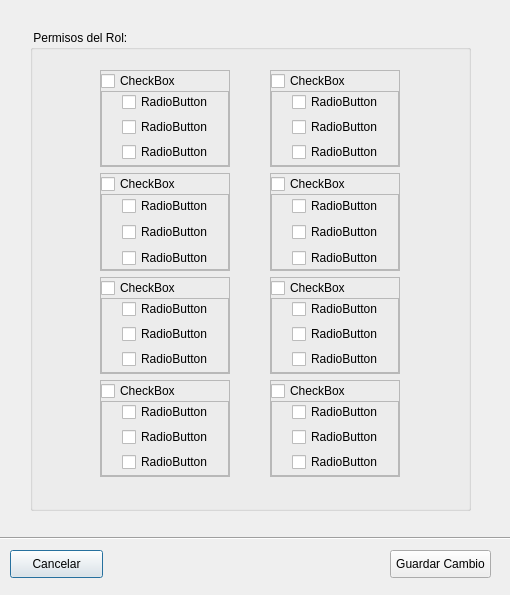
<?xml version="1.0" encoding="UTF-8"?>
<ui version="4.0">
 <class>permisosDialog</class>
 <widget class="QDialog" name="permisosDialog">
  <property name="geometry">
   <rect>
    <x>0</x>
    <y>0</y>
    <width>510</width>
    <height>595</height>
   </rect>
  </property>
  <property name="windowTitle">
   <string>PERMISOS</string>
  </property>
  <widget class="Line" name="line">
   <property name="geometry">
    <rect>
     <x>0</x>
     <y>530</y>
     <width>541</width>
     <height>16</height>
    </rect>
   </property>
   <property name="orientation">
    <enum>Qt::Horizontal</enum>
   </property>
  </widget>
  <widget class="QPushButton" name="pushButton">
   <property name="geometry">
    <rect>
     <x>10</x>
     <y>550</y>
     <width>93</width>
     <height>28</height>
    </rect>
   </property>
   <property name="text">
    <string>Cancelar</string>
   </property>
  </widget>
  <widget class="QPushButton" name="pushButton_2">
   <property name="geometry">
    <rect>
     <x>390</x>
     <y>550</y>
     <width>101</width>
     <height>28</height>
    </rect>
   </property>
   <property name="text">
    <string>Guardar Cambio</string>
   </property>
  </widget>
  <widget class="QGroupBox" name="groupBox">
   <property name="geometry">
    <rect>
     <x>30</x>
     <y>30</y>
     <width>441</width>
     <height>481</height>
    </rect>
   </property>
   <property name="autoFillBackground">
    <bool>true</bool>
   </property>
   <property name="title">
    <string> Permisos del Rol:</string>
   </property>
   <property name="flat">
    <bool>false</bool>
   </property>
   <property name="checkable">
    <bool>false</bool>
   </property>
   <widget class="QWidget" name="layoutWidget">
    <property name="geometry">
     <rect>
      <x>240</x>
      <y>40</y>
      <width>130</width>
      <height>407</height>
     </rect>
    </property>
    <layout class="QVBoxLayout" name="verticalLayout_18">
     <item>
      <widget class="QFrame" name="frame_9">
       <property name="frameShape">
        <enum>QFrame::StyledPanel</enum>
       </property>
       <property name="frameShadow">
        <enum>QFrame::Raised</enum>
       </property>
       <layout class="QVBoxLayout" name="verticalLayout_9">
        <property name="spacing">
         <number>0</number>
        </property>
        <property name="leftMargin">
         <number>0</number>
        </property>
        <property name="topMargin">
         <number>0</number>
        </property>
        <property name="rightMargin">
         <number>0</number>
        </property>
        <property name="bottomMargin">
         <number>0</number>
        </property>
        <item>
         <layout class="QHBoxLayout" name="horizontalLayout_5">
          <property name="spacing">
           <number>10</number>
          </property>
          <item>
           <widget class="QCheckBox" name="checkBox_13">
            <property name="text">
             <string>CheckBox</string>
            </property>
           </widget>
          </item>
          <item>
           <widget class="QPushButton" name="pushButton_7">
            <property name="minimumSize">
             <size>
              <width>15</width>
              <height>0</height>
             </size>
            </property>
            <property name="maximumSize">
             <size>
              <width>16777215</width>
              <height>15</height>
             </size>
            </property>
            <property name="cursor">
             <cursorShape>PointingHandCursor</cursorShape>
            </property>
            <property name="text">
             <string/>
            </property>
            <property name="icon">
             <iconset resource="../assets/resources.qrc">
              <normaloff>:/white_icons/iconos/chevron-up.svg</normaloff>
              <activeon>:/white_icons/iconos/chevron-down.svg</activeon>:/white_icons/iconos/chevron-up.svg</iconset>
            </property>
            <property name="checkable">
             <bool>true</bool>
            </property>
            <property name="autoDefault">
             <bool>true</bool>
            </property>
            <property name="default">
             <bool>false</bool>
            </property>
            <property name="flat">
             <bool>true</bool>
            </property>
           </widget>
          </item>
         </layout>
        </item>
        <item>
         <widget class="QFrame" name="frame_10">
          <property name="frameShape">
           <enum>QFrame::StyledPanel</enum>
          </property>
          <property name="frameShadow">
           <enum>QFrame::Raised</enum>
          </property>
          <layout class="QVBoxLayout" name="verticalLayout_10">
           <property name="spacing">
            <number>5</number>
           </property>
           <property name="leftMargin">
            <number>20</number>
           </property>
           <property name="topMargin">
            <number>0</number>
           </property>
           <property name="rightMargin">
            <number>0</number>
           </property>
           <property name="bottomMargin">
            <number>0</number>
           </property>
           <item>
            <widget class="QCheckBox" name="checkBox_14">
             <property name="text">
              <string>RadioButton</string>
             </property>
            </widget>
           </item>
           <item>
            <widget class="QCheckBox" name="checkBox_15">
             <property name="text">
              <string>RadioButton</string>
             </property>
            </widget>
           </item>
           <item>
            <widget class="QCheckBox" name="checkBox_16">
             <property name="text">
              <string>RadioButton</string>
             </property>
            </widget>
           </item>
          </layout>
         </widget>
        </item>
       </layout>
      </widget>
     </item>
     <item>
      <widget class="QFrame" name="frame_11">
       <property name="frameShape">
        <enum>QFrame::StyledPanel</enum>
       </property>
       <property name="frameShadow">
        <enum>QFrame::Raised</enum>
       </property>
       <layout class="QVBoxLayout" name="verticalLayout_11">
        <property name="spacing">
         <number>0</number>
        </property>
        <property name="leftMargin">
         <number>0</number>
        </property>
        <property name="topMargin">
         <number>0</number>
        </property>
        <property name="rightMargin">
         <number>0</number>
        </property>
        <property name="bottomMargin">
         <number>0</number>
        </property>
        <item>
         <layout class="QHBoxLayout" name="horizontalLayout_6">
          <property name="spacing">
           <number>10</number>
          </property>
          <item>
           <widget class="QCheckBox" name="checkBox_17">
            <property name="text">
             <string>CheckBox</string>
            </property>
           </widget>
          </item>
          <item>
           <widget class="QPushButton" name="pushButton_8">
            <property name="minimumSize">
             <size>
              <width>15</width>
              <height>0</height>
             </size>
            </property>
            <property name="maximumSize">
             <size>
              <width>16777215</width>
              <height>15</height>
             </size>
            </property>
            <property name="cursor">
             <cursorShape>PointingHandCursor</cursorShape>
            </property>
            <property name="text">
             <string/>
            </property>
            <property name="icon">
             <iconset resource="../assets/resources.qrc">
              <normaloff>:/white_icons/iconos/chevron-up.svg</normaloff>
              <activeon>:/white_icons/iconos/chevron-down.svg</activeon>:/white_icons/iconos/chevron-up.svg</iconset>
            </property>
            <property name="checkable">
             <bool>true</bool>
            </property>
            <property name="autoDefault">
             <bool>true</bool>
            </property>
            <property name="default">
             <bool>false</bool>
            </property>
            <property name="flat">
             <bool>true</bool>
            </property>
           </widget>
          </item>
         </layout>
        </item>
        <item>
         <widget class="QFrame" name="frame_12">
          <property name="frameShape">
           <enum>QFrame::StyledPanel</enum>
          </property>
          <property name="frameShadow">
           <enum>QFrame::Raised</enum>
          </property>
          <layout class="QVBoxLayout" name="verticalLayout_12">
           <property name="spacing">
            <number>5</number>
           </property>
           <property name="leftMargin">
            <number>20</number>
           </property>
           <property name="topMargin">
            <number>0</number>
           </property>
           <property name="rightMargin">
            <number>0</number>
           </property>
           <property name="bottomMargin">
            <number>0</number>
           </property>
           <item>
            <widget class="QCheckBox" name="checkBox_18">
             <property name="text">
              <string>RadioButton</string>
             </property>
            </widget>
           </item>
           <item>
            <widget class="QCheckBox" name="checkBox_19">
             <property name="text">
              <string>RadioButton</string>
             </property>
            </widget>
           </item>
           <item>
            <widget class="QCheckBox" name="checkBox_20">
             <property name="text">
              <string>RadioButton</string>
             </property>
            </widget>
           </item>
          </layout>
         </widget>
        </item>
       </layout>
      </widget>
     </item>
     <item>
      <widget class="QFrame" name="frame_13">
       <property name="frameShape">
        <enum>QFrame::StyledPanel</enum>
       </property>
       <property name="frameShadow">
        <enum>QFrame::Raised</enum>
       </property>
       <layout class="QVBoxLayout" name="verticalLayout_13">
        <property name="spacing">
         <number>0</number>
        </property>
        <property name="leftMargin">
         <number>0</number>
        </property>
        <property name="topMargin">
         <number>0</number>
        </property>
        <property name="rightMargin">
         <number>0</number>
        </property>
        <property name="bottomMargin">
         <number>0</number>
        </property>
        <item>
         <layout class="QHBoxLayout" name="horizontalLayout_7">
          <property name="spacing">
           <number>10</number>
          </property>
          <item>
           <widget class="QCheckBox" name="checkBox_21">
            <property name="text">
             <string>CheckBox</string>
            </property>
           </widget>
          </item>
          <item>
           <widget class="QPushButton" name="pushButton_9">
            <property name="minimumSize">
             <size>
              <width>15</width>
              <height>0</height>
             </size>
            </property>
            <property name="maximumSize">
             <size>
              <width>16777215</width>
              <height>15</height>
             </size>
            </property>
            <property name="cursor">
             <cursorShape>PointingHandCursor</cursorShape>
            </property>
            <property name="text">
             <string/>
            </property>
            <property name="icon">
             <iconset resource="../assets/resources.qrc">
              <normaloff>:/white_icons/iconos/chevron-up.svg</normaloff>
              <activeon>:/white_icons/iconos/chevron-down.svg</activeon>:/white_icons/iconos/chevron-up.svg</iconset>
            </property>
            <property name="checkable">
             <bool>true</bool>
            </property>
            <property name="autoDefault">
             <bool>true</bool>
            </property>
            <property name="default">
             <bool>false</bool>
            </property>
            <property name="flat">
             <bool>true</bool>
            </property>
           </widget>
          </item>
         </layout>
        </item>
        <item>
         <widget class="QFrame" name="frame_14">
          <property name="frameShape">
           <enum>QFrame::StyledPanel</enum>
          </property>
          <property name="frameShadow">
           <enum>QFrame::Raised</enum>
          </property>
          <layout class="QVBoxLayout" name="verticalLayout_14">
           <property name="spacing">
            <number>5</number>
           </property>
           <property name="leftMargin">
            <number>20</number>
           </property>
           <property name="topMargin">
            <number>0</number>
           </property>
           <property name="rightMargin">
            <number>0</number>
           </property>
           <property name="bottomMargin">
            <number>0</number>
           </property>
           <item>
            <widget class="QCheckBox" name="checkBox_22">
             <property name="text">
              <string>RadioButton</string>
             </property>
            </widget>
           </item>
           <item>
            <widget class="QCheckBox" name="checkBox_23">
             <property name="text">
              <string>RadioButton</string>
             </property>
            </widget>
           </item>
           <item>
            <widget class="QCheckBox" name="checkBox_24">
             <property name="text">
              <string>RadioButton</string>
             </property>
            </widget>
           </item>
          </layout>
         </widget>
        </item>
       </layout>
      </widget>
     </item>
     <item>
      <widget class="QFrame" name="frame_15">
       <property name="frameShape">
        <enum>QFrame::StyledPanel</enum>
       </property>
       <property name="frameShadow">
        <enum>QFrame::Raised</enum>
       </property>
       <layout class="QVBoxLayout" name="verticalLayout_15">
        <property name="spacing">
         <number>0</number>
        </property>
        <property name="leftMargin">
         <number>0</number>
        </property>
        <property name="topMargin">
         <number>0</number>
        </property>
        <property name="rightMargin">
         <number>0</number>
        </property>
        <property name="bottomMargin">
         <number>0</number>
        </property>
        <item>
         <layout class="QHBoxLayout" name="horizontalLayout_8">
          <property name="spacing">
           <number>10</number>
          </property>
          <item>
           <widget class="QCheckBox" name="checkBox_25">
            <property name="text">
             <string>CheckBox</string>
            </property>
           </widget>
          </item>
          <item>
           <widget class="QPushButton" name="pushButton_10">
            <property name="minimumSize">
             <size>
              <width>15</width>
              <height>0</height>
             </size>
            </property>
            <property name="maximumSize">
             <size>
              <width>16777215</width>
              <height>15</height>
             </size>
            </property>
            <property name="cursor">
             <cursorShape>PointingHandCursor</cursorShape>
            </property>
            <property name="text">
             <string/>
            </property>
            <property name="icon">
             <iconset resource="../assets/resources.qrc">
              <normaloff>:/white_icons/iconos/chevron-up.svg</normaloff>
              <activeon>:/white_icons/iconos/chevron-down.svg</activeon>:/white_icons/iconos/chevron-up.svg</iconset>
            </property>
            <property name="checkable">
             <bool>true</bool>
            </property>
            <property name="autoDefault">
             <bool>true</bool>
            </property>
            <property name="default">
             <bool>false</bool>
            </property>
            <property name="flat">
             <bool>true</bool>
            </property>
           </widget>
          </item>
         </layout>
        </item>
        <item>
         <widget class="QFrame" name="frame_16">
          <property name="frameShape">
           <enum>QFrame::StyledPanel</enum>
          </property>
          <property name="frameShadow">
           <enum>QFrame::Raised</enum>
          </property>
          <layout class="QVBoxLayout" name="verticalLayout_16">
           <property name="spacing">
            <number>5</number>
           </property>
           <property name="leftMargin">
            <number>20</number>
           </property>
           <property name="topMargin">
            <number>0</number>
           </property>
           <property name="rightMargin">
            <number>0</number>
           </property>
           <property name="bottomMargin">
            <number>0</number>
           </property>
           <item>
            <widget class="QCheckBox" name="checkBox_26">
             <property name="text">
              <string>RadioButton</string>
             </property>
            </widget>
           </item>
           <item>
            <widget class="QCheckBox" name="checkBox_27">
             <property name="text">
              <string>RadioButton</string>
             </property>
            </widget>
           </item>
           <item>
            <widget class="QCheckBox" name="checkBox_28">
             <property name="text">
              <string>RadioButton</string>
             </property>
            </widget>
           </item>
          </layout>
         </widget>
        </item>
       </layout>
      </widget>
     </item>
    </layout>
   </widget>
   <widget class="QWidget" name="">
    <property name="geometry">
     <rect>
      <x>70</x>
      <y>40</y>
      <width>130</width>
      <height>407</height>
     </rect>
    </property>
    <layout class="QVBoxLayout" name="verticalLayout_17">
     <item>
      <widget class="QFrame" name="frame">
       <property name="frameShape">
        <enum>QFrame::StyledPanel</enum>
       </property>
       <property name="frameShadow">
        <enum>QFrame::Raised</enum>
       </property>
       <layout class="QVBoxLayout" name="verticalLayout_2">
        <property name="spacing">
         <number>0</number>
        </property>
        <property name="leftMargin">
         <number>0</number>
        </property>
        <property name="topMargin">
         <number>0</number>
        </property>
        <property name="rightMargin">
         <number>0</number>
        </property>
        <property name="bottomMargin">
         <number>0</number>
        </property>
        <item>
         <layout class="QHBoxLayout" name="horizontalLayout">
          <property name="spacing">
           <number>10</number>
          </property>
          <item>
           <widget class="QCheckBox" name="checkBox">
            <property name="text">
             <string>CheckBox</string>
            </property>
           </widget>
          </item>
          <item>
           <widget class="QPushButton" name="pushButton_3">
            <property name="minimumSize">
             <size>
              <width>15</width>
              <height>0</height>
             </size>
            </property>
            <property name="maximumSize">
             <size>
              <width>16777215</width>
              <height>15</height>
             </size>
            </property>
            <property name="cursor">
             <cursorShape>PointingHandCursor</cursorShape>
            </property>
            <property name="text">
             <string/>
            </property>
            <property name="icon">
             <iconset resource="../assets/resources.qrc">
              <normaloff>:/white_icons/iconos/chevron-up.svg</normaloff>
              <activeon>:/white_icons/iconos/chevron-down.svg</activeon>:/white_icons/iconos/chevron-up.svg</iconset>
            </property>
            <property name="checkable">
             <bool>true</bool>
            </property>
            <property name="autoDefault">
             <bool>true</bool>
            </property>
            <property name="default">
             <bool>false</bool>
            </property>
            <property name="flat">
             <bool>true</bool>
            </property>
           </widget>
          </item>
         </layout>
        </item>
        <item>
         <widget class="QFrame" name="frame_2">
          <property name="frameShape">
           <enum>QFrame::StyledPanel</enum>
          </property>
          <property name="frameShadow">
           <enum>QFrame::Raised</enum>
          </property>
          <layout class="QVBoxLayout" name="verticalLayout">
           <property name="spacing">
            <number>5</number>
           </property>
           <property name="leftMargin">
            <number>20</number>
           </property>
           <property name="topMargin">
            <number>0</number>
           </property>
           <property name="rightMargin">
            <number>0</number>
           </property>
           <property name="bottomMargin">
            <number>0</number>
           </property>
           <item>
            <widget class="QCheckBox" name="checkBox">
             <property name="text">
              <string>RadioButton</string>
             </property>
            </widget>
           </item>
           <item>
            <widget class="QCheckBox" name="checkBox_2">
             <property name="text">
              <string>RadioButton</string>
             </property>
            </widget>
           </item>
           <item>
            <widget class="QCheckBox" name="checkBox_3">
             <property name="text">
              <string>RadioButton</string>
             </property>
            </widget>
           </item>
          </layout>
         </widget>
        </item>
       </layout>
      </widget>
     </item>
     <item>
      <widget class="QFrame" name="frame_3">
       <property name="frameShape">
        <enum>QFrame::StyledPanel</enum>
       </property>
       <property name="frameShadow">
        <enum>QFrame::Raised</enum>
       </property>
       <layout class="QVBoxLayout" name="verticalLayout_3">
        <property name="spacing">
         <number>0</number>
        </property>
        <property name="leftMargin">
         <number>0</number>
        </property>
        <property name="topMargin">
         <number>0</number>
        </property>
        <property name="rightMargin">
         <number>0</number>
        </property>
        <property name="bottomMargin">
         <number>0</number>
        </property>
        <item>
         <layout class="QHBoxLayout" name="horizontalLayout_2">
          <property name="spacing">
           <number>10</number>
          </property>
          <item>
           <widget class="QCheckBox" name="checkBox_2">
            <property name="text">
             <string>CheckBox</string>
            </property>
           </widget>
          </item>
          <item>
           <widget class="QPushButton" name="pushButton_4">
            <property name="minimumSize">
             <size>
              <width>15</width>
              <height>0</height>
             </size>
            </property>
            <property name="maximumSize">
             <size>
              <width>16777215</width>
              <height>15</height>
             </size>
            </property>
            <property name="cursor">
             <cursorShape>PointingHandCursor</cursorShape>
            </property>
            <property name="text">
             <string/>
            </property>
            <property name="icon">
             <iconset resource="../assets/resources.qrc">
              <normaloff>:/white_icons/iconos/chevron-up.svg</normaloff>
              <activeon>:/white_icons/iconos/chevron-down.svg</activeon>:/white_icons/iconos/chevron-up.svg</iconset>
            </property>
            <property name="checkable">
             <bool>true</bool>
            </property>
            <property name="autoDefault">
             <bool>true</bool>
            </property>
            <property name="default">
             <bool>false</bool>
            </property>
            <property name="flat">
             <bool>true</bool>
            </property>
           </widget>
          </item>
         </layout>
        </item>
        <item>
         <widget class="QFrame" name="frame_4">
          <property name="frameShape">
           <enum>QFrame::StyledPanel</enum>
          </property>
          <property name="frameShadow">
           <enum>QFrame::Raised</enum>
          </property>
          <layout class="QVBoxLayout" name="verticalLayout_4">
           <property name="spacing">
            <number>5</number>
           </property>
           <property name="leftMargin">
            <number>20</number>
           </property>
           <property name="topMargin">
            <number>0</number>
           </property>
           <property name="rightMargin">
            <number>0</number>
           </property>
           <property name="bottomMargin">
            <number>0</number>
           </property>
           <item>
            <widget class="QCheckBox" name="checkBox_4">
             <property name="text">
              <string>RadioButton</string>
             </property>
            </widget>
           </item>
           <item>
            <widget class="QCheckBox" name="checkBox_5">
             <property name="text">
              <string>RadioButton</string>
             </property>
            </widget>
           </item>
           <item>
            <widget class="QCheckBox" name="checkBox_6">
             <property name="text">
              <string>RadioButton</string>
             </property>
            </widget>
           </item>
          </layout>
         </widget>
        </item>
       </layout>
      </widget>
     </item>
     <item>
      <widget class="QFrame" name="frame_5">
       <property name="frameShape">
        <enum>QFrame::StyledPanel</enum>
       </property>
       <property name="frameShadow">
        <enum>QFrame::Raised</enum>
       </property>
       <layout class="QVBoxLayout" name="verticalLayout_5">
        <property name="spacing">
         <number>0</number>
        </property>
        <property name="leftMargin">
         <number>0</number>
        </property>
        <property name="topMargin">
         <number>0</number>
        </property>
        <property name="rightMargin">
         <number>0</number>
        </property>
        <property name="bottomMargin">
         <number>0</number>
        </property>
        <item>
         <layout class="QHBoxLayout" name="horizontalLayout_3">
          <property name="spacing">
           <number>10</number>
          </property>
          <item>
           <widget class="QCheckBox" name="checkBox_3">
            <property name="text">
             <string>CheckBox</string>
            </property>
           </widget>
          </item>
          <item>
           <widget class="QPushButton" name="pushButton_5">
            <property name="minimumSize">
             <size>
              <width>15</width>
              <height>0</height>
             </size>
            </property>
            <property name="maximumSize">
             <size>
              <width>16777215</width>
              <height>15</height>
             </size>
            </property>
            <property name="cursor">
             <cursorShape>PointingHandCursor</cursorShape>
            </property>
            <property name="text">
             <string/>
            </property>
            <property name="icon">
             <iconset resource="../assets/resources.qrc">
              <normaloff>:/white_icons/iconos/chevron-up.svg</normaloff>
              <activeon>:/white_icons/iconos/chevron-down.svg</activeon>:/white_icons/iconos/chevron-up.svg</iconset>
            </property>
            <property name="checkable">
             <bool>true</bool>
            </property>
            <property name="autoDefault">
             <bool>true</bool>
            </property>
            <property name="default">
             <bool>false</bool>
            </property>
            <property name="flat">
             <bool>true</bool>
            </property>
           </widget>
          </item>
         </layout>
        </item>
        <item>
         <widget class="QFrame" name="frame_6">
          <property name="frameShape">
           <enum>QFrame::StyledPanel</enum>
          </property>
          <property name="frameShadow">
           <enum>QFrame::Raised</enum>
          </property>
          <layout class="QVBoxLayout" name="verticalLayout_6">
           <property name="spacing">
            <number>5</number>
           </property>
           <property name="leftMargin">
            <number>20</number>
           </property>
           <property name="topMargin">
            <number>0</number>
           </property>
           <property name="rightMargin">
            <number>0</number>
           </property>
           <property name="bottomMargin">
            <number>0</number>
           </property>
           <item>
            <widget class="QCheckBox" name="checkBox_7">
             <property name="text">
              <string>RadioButton</string>
             </property>
            </widget>
           </item>
           <item>
            <widget class="QCheckBox" name="checkBox_8">
             <property name="text">
              <string>RadioButton</string>
             </property>
            </widget>
           </item>
           <item>
            <widget class="QCheckBox" name="checkBox_9">
             <property name="text">
              <string>RadioButton</string>
             </property>
            </widget>
           </item>
          </layout>
         </widget>
        </item>
       </layout>
      </widget>
     </item>
     <item>
      <widget class="QFrame" name="frame_7">
       <property name="frameShape">
        <enum>QFrame::StyledPanel</enum>
       </property>
       <property name="frameShadow">
        <enum>QFrame::Raised</enum>
       </property>
       <layout class="QVBoxLayout" name="verticalLayout_7">
        <property name="spacing">
         <number>0</number>
        </property>
        <property name="leftMargin">
         <number>0</number>
        </property>
        <property name="topMargin">
         <number>0</number>
        </property>
        <property name="rightMargin">
         <number>0</number>
        </property>
        <property name="bottomMargin">
         <number>0</number>
        </property>
        <item>
         <layout class="QHBoxLayout" name="horizontalLayout_4">
          <property name="spacing">
           <number>10</number>
          </property>
          <item>
           <widget class="QCheckBox" name="checkBox_4">
            <property name="text">
             <string>CheckBox</string>
            </property>
           </widget>
          </item>
          <item>
           <widget class="QPushButton" name="pushButton_6">
            <property name="minimumSize">
             <size>
              <width>15</width>
              <height>0</height>
             </size>
            </property>
            <property name="maximumSize">
             <size>
              <width>16777215</width>
              <height>15</height>
             </size>
            </property>
            <property name="cursor">
             <cursorShape>PointingHandCursor</cursorShape>
            </property>
            <property name="text">
             <string/>
            </property>
            <property name="icon">
             <iconset resource="../assets/resources.qrc">
              <normaloff>:/white_icons/iconos/chevron-up.svg</normaloff>
              <activeon>:/white_icons/iconos/chevron-down.svg</activeon>:/white_icons/iconos/chevron-up.svg</iconset>
            </property>
            <property name="checkable">
             <bool>true</bool>
            </property>
            <property name="autoDefault">
             <bool>true</bool>
            </property>
            <property name="default">
             <bool>false</bool>
            </property>
            <property name="flat">
             <bool>true</bool>
            </property>
           </widget>
          </item>
         </layout>
        </item>
        <item>
         <widget class="QFrame" name="frame_8">
          <property name="frameShape">
           <enum>QFrame::StyledPanel</enum>
          </property>
          <property name="frameShadow">
           <enum>QFrame::Raised</enum>
          </property>
          <layout class="QVBoxLayout" name="verticalLayout_8">
           <property name="spacing">
            <number>5</number>
           </property>
           <property name="leftMargin">
            <number>20</number>
           </property>
           <property name="topMargin">
            <number>0</number>
           </property>
           <property name="rightMargin">
            <number>0</number>
           </property>
           <property name="bottomMargin">
            <number>0</number>
           </property>
           <item>
            <widget class="QCheckBox" name="checkBox_10">
             <property name="text">
              <string>RadioButton</string>
             </property>
            </widget>
           </item>
           <item>
            <widget class="QCheckBox" name="checkBox_11">
             <property name="text">
              <string>RadioButton</string>
             </property>
            </widget>
           </item>
           <item>
            <widget class="QCheckBox" name="checkBox_12">
             <property name="text">
              <string>RadioButton</string>
             </property>
            </widget>
           </item>
          </layout>
         </widget>
        </item>
       </layout>
      </widget>
     </item>
    </layout>
   </widget>
  </widget>
 </widget>
 <resources>
  <include location="../assets/resources.qrc"/>
 </resources>
 <connections>
  <connection>
   <sender>pushButton_3</sender>
   <signal>toggled(bool)</signal>
   <receiver>frame_2</receiver>
   <slot>setHidden(bool)</slot>
   <hints>
    <hint type="sourcelabel">
     <x>213</x>
     <y>79</y>
    </hint>
    <hint type="destinationlabel">
     <x>215</x>
     <y>139</y>
    </hint>
   </hints>
  </connection>
  <connection>
   <sender>pushButton_4</sender>
   <signal>toggled(bool)</signal>
   <receiver>frame_4</receiver>
   <slot>setHidden(bool)</slot>
   <hints>
    <hint type="sourcelabel">
     <x>215</x>
     <y>184</y>
    </hint>
    <hint type="destinationlabel">
     <x>222</x>
     <y>220</y>
    </hint>
   </hints>
  </connection>
  <connection>
   <sender>pushButton_5</sender>
   <signal>toggled(bool)</signal>
   <receiver>frame_6</receiver>
   <slot>setHidden(bool)</slot>
   <hints>
    <hint type="sourcelabel">
     <x>217</x>
     <y>284</y>
    </hint>
    <hint type="destinationlabel">
     <x>218</x>
     <y>325</y>
    </hint>
   </hints>
  </connection>
  <connection>
   <sender>pushButton_6</sender>
   <signal>toggled(bool)</signal>
   <receiver>frame_8</receiver>
   <slot>setHidden(bool)</slot>
   <hints>
    <hint type="sourcelabel">
     <x>213</x>
     <y>397</y>
    </hint>
    <hint type="destinationlabel">
     <x>224</x>
     <y>403</y>
    </hint>
   </hints>
  </connection>
  <connection>
   <sender>pushButton_10</sender>
   <signal>toggled(bool)</signal>
   <receiver>frame_16</receiver>
   <slot>setHidden(bool)</slot>
   <hints>
    <hint type="sourcelabel">
     <x>390</x>
     <y>388</y>
    </hint>
    <hint type="destinationlabel">
     <x>380</x>
     <y>403</y>
    </hint>
   </hints>
  </connection>
  <connection>
   <sender>pushButton_9</sender>
   <signal>toggled(bool)</signal>
   <receiver>frame_14</receiver>
   <slot>setHidden(bool)</slot>
   <hints>
    <hint type="sourcelabel">
     <x>384</x>
     <y>289</y>
    </hint>
    <hint type="destinationlabel">
     <x>397</x>
     <y>311</y>
    </hint>
   </hints>
  </connection>
  <connection>
   <sender>pushButton_8</sender>
   <signal>toggled(bool)</signal>
   <receiver>frame_12</receiver>
   <slot>setHidden(bool)</slot>
   <hints>
    <hint type="sourcelabel">
     <x>379</x>
     <y>181</y>
    </hint>
    <hint type="destinationlabel">
     <x>390</x>
     <y>197</y>
    </hint>
   </hints>
  </connection>
  <connection>
   <sender>pushButton_7</sender>
   <signal>toggled(bool)</signal>
   <receiver>frame_10</receiver>
   <slot>setHidden(bool)</slot>
   <hints>
    <hint type="sourcelabel">
     <x>383</x>
     <y>83</y>
    </hint>
    <hint type="destinationlabel">
     <x>386</x>
     <y>94</y>
    </hint>
   </hints>
  </connection>
  <connection>
   <sender>pushButton</sender>
   <signal>clicked()</signal>
   <receiver>permisosDialog</receiver>
   <slot>reject()</slot>
   <hints>
    <hint type="sourcelabel">
     <x>37</x>
     <y>564</y>
    </hint>
    <hint type="destinationlabel">
     <x>35</x>
     <y>755</y>
    </hint>
   </hints>
  </connection>
 </connections>
</ui>
